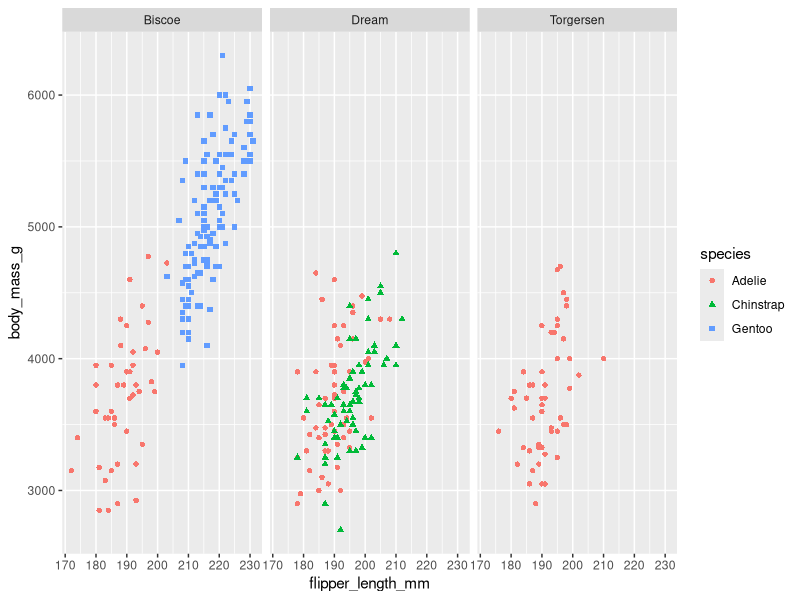

The R script that drew this image:
library(palmerpenguins)
library(ggthemes)
library(ggplot2)
ggplot(penguins, aes(x = flipper_length_mm, y = body_mass_g)) +
  geom_point(aes(color = species, shape = species)) +
  facet_wrap(~island)
